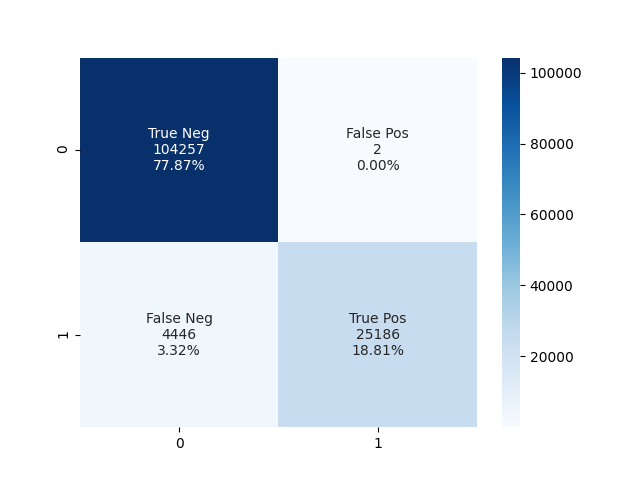

This chart was generated by the following Python code:
import seaborn as sns
import numpy as np

cf_matrix = np.array([[104257,2],[4446, 25186]])
print(cf_matrix)

group_names = ["True Neg","False Pos","False Neg","True Pos"]
group_counts = ["{0:0.0f}".format(value) for value in
                cf_matrix.flatten()]
group_percentages = ["{0:.2%}".format(value) for value in
                     cf_matrix.flatten()/np.sum(cf_matrix)]
labels = [f"{v1}\n{v2}\n{v3}" for v1, v2, v3 in
          zip(group_names,group_counts,group_percentages)]
labels = np.asarray(labels).reshape(2,2)
hm = sns.heatmap(cf_matrix, annot=labels, fmt="", cmap='Blues')

#hm = sns.heatmap(cf_matrix/np.sum(cf_matrix), annot=True,
#            fmt='.2%', cmap='Blues')

fig = hm.get_figure()
fig.savefig('confusion.png')
